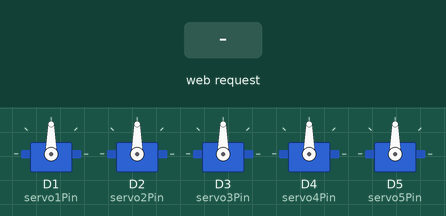
Simulated run of this sketch. Board: ESP8266 (NodeMCU). Parts: 5 × servo. Inputs (shaded band) come from the test bench. What the sketch prints to the serial monitor is not drawn.

Above: at 1.3 s.
1.4 s: HTTP request GET /updateServo?upDown=lowest received
At 3.5 s:
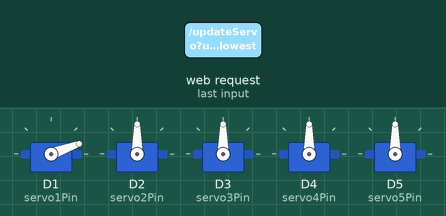
3.9 s: HTTP request GET /updateServo?openClose=lowest received
At 5.1 s:
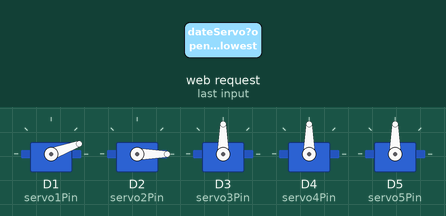
5.4 s: HTTP request GET /updateServo?leftRight=lowest received
At 8.0 s:
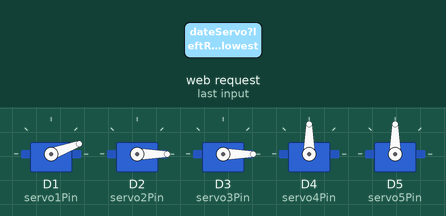
8.4 s: HTTP request GET /updateServo?upDown=120&openClose=120&leftRight=120 received
At 11.2 s:
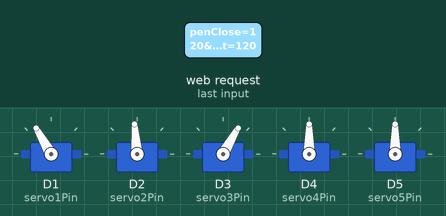
11.4 s: HTTP request GET /updateServo?upDown=highest received
At 13.8 s:
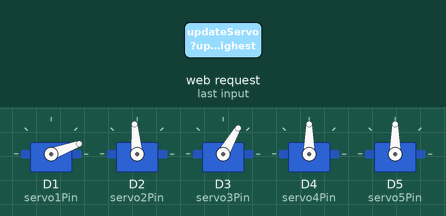
14.4 s: HTTP request GET /updateServo?leftRight=highest received
At 15.7 s:
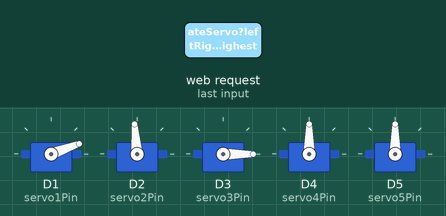
Timing chart, 0 to 17.4 s (numbered marks = the images above; inputs shaded):
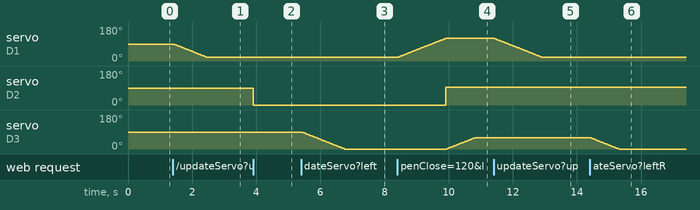

The sketch:

arm-control-ESP-server.ino
```cpp
#include <ESP8266WiFi.h>
#include <ESP8266WebServer.h>
#include <Servo.h>

const char* ssid = "NODEMCU";
const char* password = "123456789";

// Put IP Address details
IPAddress local_ip(192,168,1,1);
IPAddress gateway(192,168,1,1);
IPAddress subnet(255,255,255,0);

ESP8266WebServer server(80);

Servo servo1;
Servo servo2;
Servo servo3;
Servo servo4;
Servo servo5;

const int servo1Pin = D1;
const int servo2Pin = D2;
const int servo3Pin = D3;
const int servo4Pin = D4;
const int servo5Pin = D5;

int upDownPos = 90;
int openClosePos = 90;
int leftRightPos = 180; // Set to middle of 0-360 range
int forwardBackwardPos = 90;
int handRotatePos = 90;

// Set max and min values for specific movements
const int openCloseMin = 0;
const int openCloseMax = 95;
const int upDownMin = 20;
const int upDownMax = 180;
const int forwardBackwardMin = 0;
const int forwardBackwardMax = 180;

void setup() {
  Serial.begin(9600);
  WiFi.softAP(ssid, password);
  WiFi.softAPConfig(local_ip, gateway, subnet);
  delay(100);

  servo1.attach(servo1Pin);
  servo2.attach(servo2Pin);
  servo3.attach(servo3Pin);
  servo4.attach(servo4Pin);
  servo5.attach(servo5Pin);

  Serial.print("IP address: ");
  Serial.println(WiFi.localIP());
  server.on("/", handle_OnConnect);
  server.on("/updateServo", handle_updateServo);
  server.on("/setPosition", handle_setPosition);
  server.onNotFound(handle_NotFound);

  server.begin();
  Serial.println("HTTP server started");
}

void loop() {
  server.handleClient();
}

void handle_OnConnect() {
  server.send(200, "text/html", SendHTML(upDownPos, openClosePos, leftRightPos, forwardBackwardPos, handRotatePos));
}

void handle_updateServo() {
  if (server.hasArg("upDown")) {
    upDownPos = server.arg("upDown").toInt();
    if (upDownPos < upDownMin) upDownPos = upDownMin;
    if (upDownPos > upDownMax) upDownPos = upDownMax;
    moveServoGradually(servo1, upDownPos);
  }
  if (server.hasArg("openClose")) {
    openClosePos = server.arg("openClose").toInt();
    if (openClosePos < openCloseMin) openClosePos = openCloseMin;
    if (openClosePos > openCloseMax) openClosePos = openCloseMax;
    servo2.write(openClosePos);
  }
  if (server.hasArg("leftRight")) {
    leftRightPos = server.arg("leftRight").toInt();
    if (leftRightPos < 0) leftRightPos = 0;
    if (leftRightPos > 360) leftRightPos = 360;
    moveServoGradually(servo3, map(leftRightPos, 0, 360, 0, 180));
  }
  if (server.hasArg("forwardBackward")) {
    forwardBackwardPos = server.arg("forwardBackward").toInt();
    if (forwardBackwardPos < forwardBackwardMin) forwardBackwardPos = forwardBackwardMin;
    if (forwardBackwardPos > forwardBackwardMax) forwardBackwardPos = forwardBackwardMax;
    moveServoGradually(servo4, forwardBackwardPos);
  }
  if (server.hasArg("handRotate")) {
    handRotatePos = server.arg("handRotate").toInt();
    moveServoGradually(servo5, handRotatePos);
  }
  server.send(200, "text/html", SendHTML(upDownPos, openClosePos, leftRightPos, forwardBackwardPos, handRotatePos));
}

void handle_setPosition() {
  int targetUpDownPos, targetOpenClosePos, targetLeftRightPos, targetForwardBackwardPos, targetHandRotatePos;

  if (server.hasArg("position")) {
    String position = server.arg("position");
    if (position == "lowest") {
      targetUpDownPos = upDownMin;
      targetOpenClosePos = openCloseMin;
      targetLeftRightPos = 0;
      targetForwardBackwardPos = forwardBackwardMin;
      targetHandRotatePos = 0;
    } else if (position == "highest") {
      targetUpDownPos = upDownMax;
      targetOpenClosePos = openCloseMax;
      targetLeftRightPos = 360;
      targetForwardBackwardPos = forwardBackwardMax;
      targetHandRotatePos = 180;
    } else if (position == "middle") {
      targetUpDownPos = (upDownMin + upDownMax) / 2;
      targetOpenClosePos = (openCloseMin + openCloseMax) / 2;
      targetLeftRightPos = 180;
      targetForwardBackwardPos = (forwardBackwardMin + forwardBackwardMax) / 2;
      targetHandRotatePos = 90;
    }

    moveServoGradually(servo1, targetUpDownPos);
    servo2.write(targetOpenClosePos);
    moveServoGradually(servo3, map(targetLeftRightPos, 0, 360, 0, 180));
    moveServoGradually(servo4, targetForwardBackwardPos);
    moveServoGradually(servo5, targetHandRotatePos);

    upDownPos = targetUpDownPos;
    openClosePos = targetOpenClosePos;
    leftRightPos = targetLeftRightPos;
    forwardBackwardPos = targetForwardBackwardPos;
    handRotatePos = targetHandRotatePos;
  }
  server.send(200, "text/html", SendHTML(upDownPos, openClosePos, leftRightPos, forwardBackwardPos, handRotatePos));
}

void handle_NotFound(){
  server.send(404, "text/plain", "Not found");
}

void moveServoGradually(Servo &servo, int targetPos) {
  int currentPos = servo.read();
  if (currentPos < targetPos) {
    for (int pos = currentPos; pos <= targetPos; pos++) {
      servo.write(pos);
      delay(15);
    }
  } else {
    for (int pos = currentPos; pos >= targetPos; pos--) {
      servo.write(pos);
      delay(15);
    }
  }
}

String SendHTML(int upDownPos, int openClosePos, int leftRightPos, int forwardBackwardPos, int handRotatePos) {
  String html = "<!DOCTYPE html>\
<html>\
<head>\
<meta name=\"viewport\" content=\"width=device-width, initial-scale=1.0, user-scalable=no\">\
<title>Servo Control</title>\
<style>\
html { \
    font-family: Helvetica; \
    display: inline-block; \
    margin: 0px auto; \
    text-align: center;\
}\
body {\
    margin-top: 50px;\
}\
h1 {\
    color: #444444;\
    margin: 50px auto 30px;\
}\
h3 {\
    color: #444444;\
    margin-bottom: 50px;\
}\
.slider {\
    width: 300px;\
    margin: 15px auto;\
}\
button {\
    margin: 10px;\
    padding: 10px;\
    font-size: 16px;\
}\
</style>\
<script>\
function updateServo(servo, value) {\
    var xhr = new XMLHttpRequest();\
    xhr.open(\"GET\", \"/updateServo?\" + servo + \"=\" + value, true);\
    xhr.send();\
}\
function setPosition(position) {\
    var xhr = new XMLHttpRequest();\
    xhr.open(\"GET\", \"/setPosition?position=\" + position, true);\
    xhr.send();\
}\
</script>\
</head>\
<body>\
<h1>ESP8266 Servo Control</h1>\
<h3>Using Access Point(AP) Mode</h3>\
<p>Up-Down</p>\
<input type=\"range\" min=\"" + String(upDownMin) + "\" max=\"" + String(upDownMax) + "\" value=\"" + String(upDownPos) + "\" class=\"slider\" id=\"upDown\" oninput=\"updateServo('upDown', this.value)\">\
<p>Open-Close</p>\
<input type=\"range\" min=\"" + String(openCloseMin) + "\" max=\"" + String(openCloseMax) + "\" value=\"" + String(openClosePos) + "\" class=\"slider\" id=\"openClose\" oninput=\"updateServo('openClose', this.value)\">\
<p>Left-Right</p>\
<input type=\"range\" min=\"0\" max=\"360\" value=\"" + String(leftRightPos) + "\" class=\"slider\" id=\"leftRight\" oninput=\"updateServo('leftRight', this.value)\">\
<p>Forward-Backward</p>\
<input type=\"range\" min=\"" + String(forwardBackwardMin) + "\" max=\"" + String(forwardBackwardMax) + "\" value=\"" + String(forwardBackwardPos) + "\" class=\"slider\" id=\"forwardBackward\" oninput=\"updateServo('forwardBackward', this.value)\">\
<br>\
<button onclick=\"setPosition('lowest')\">Lowest</button>\
<button onclick=\"setPosition('highest')\">Highest</button>\
<button onclick=\"setPosition('middle')\">Middle</button>\
</body>\
</html>";
  return html;
}
```

Measured:
- after the input at 1.4 s, servo on D1 (servo1Pin): moves from 90° to 20° over 1.0 s, starting at once
- after the input at 3.9 s, servo on D2 (servo2Pin): 90° → 0° at once
- after the input at 5.4 s, servo on D3 (servo3Pin): moves from 90° to 0° over 1.3 s, starting at once
- after the input at 8.4 s, servo on D1 (servo1Pin): moves from 20° to 120° over 1.5 s, starting at once; servo on D2 (servo2Pin): 0° → 95° after 1.5 s; servo on D3 (servo3Pin): moves from 0° to 60° over 0.87 s, starting after 1.5 s
- after the input at 11.4 s, servo on D1 (servo1Pin): moves from 120° to 20° over 1.5 s, starting at once
- after the input at 14.4 s, servo on D3 (servo3Pin): moves from 60° to 0° over 0.90 s, starting at once
